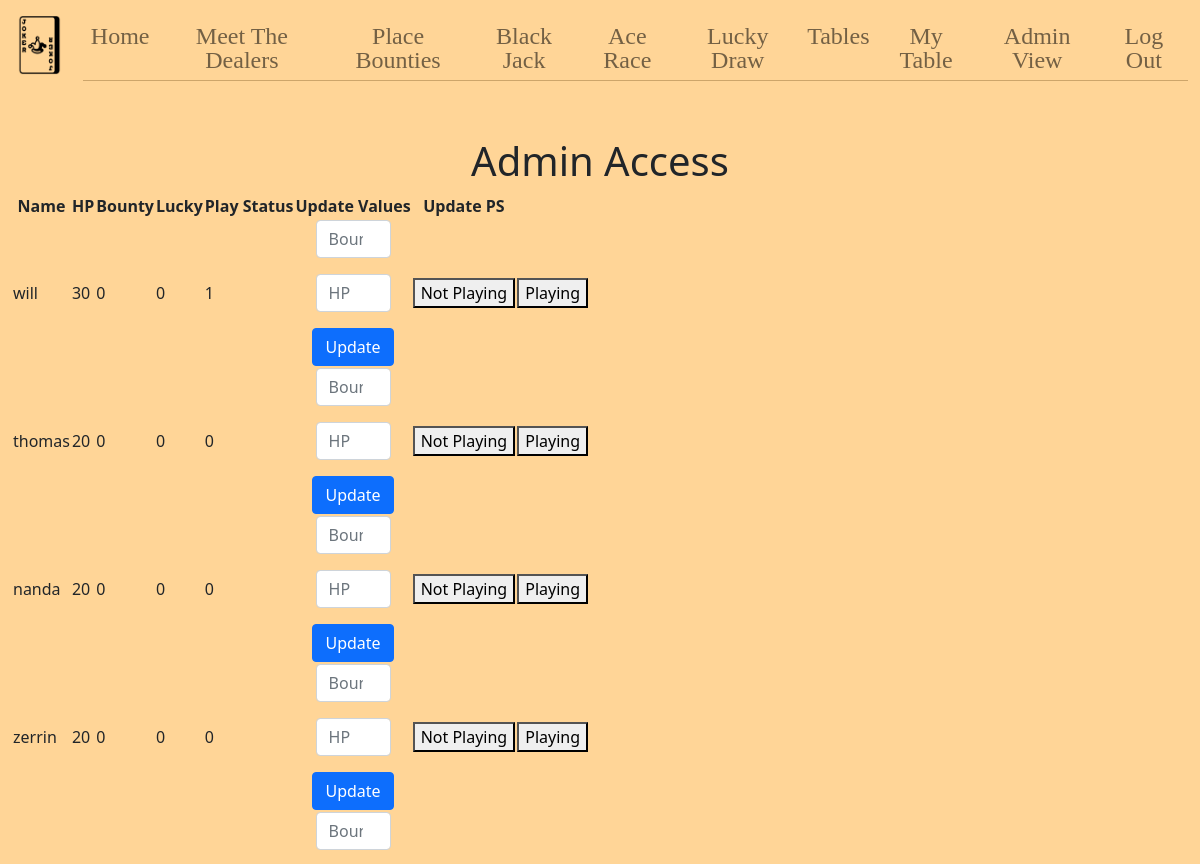
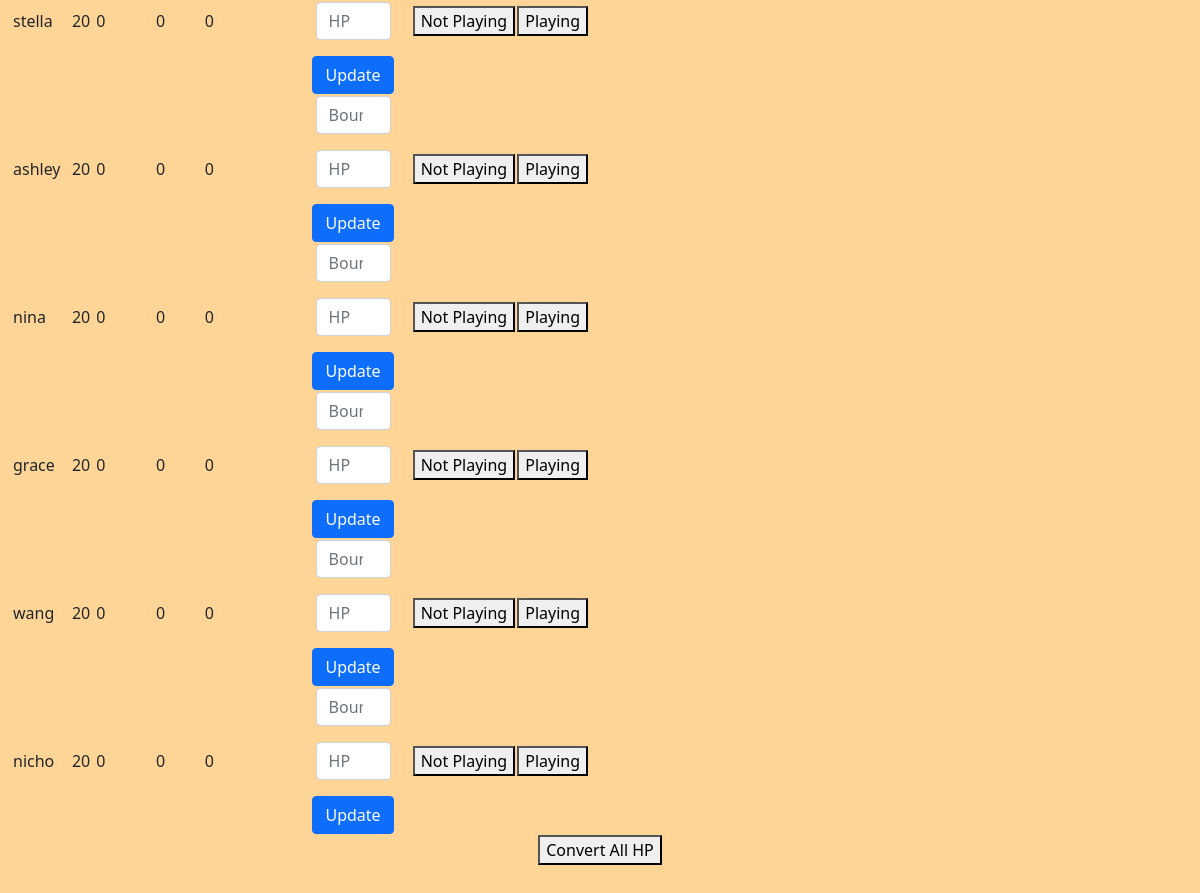
The page /admin (signed in) on the database its author committed (2 pictures, top to bottom).
### tables this page shows
CREATE TABLE users (
  id INTEGER PRIMARY KEY AUTOINCREMENT,
  name TEXT NOT NULL,
  hash TEXT NOT NULL,
  email TEXT,
  hp INTEGER DEFAULT 20 NOT NULL,
  bounty INTEGER DEFAULT 0 NOT NULL,
  lucky INTEGER DEFAULT 0 NOT NULL,
  playing INTEGER DEFAULT 0 NOT NULL,
  dealing INTEGER DEFAULT 0 NOT NULL,
  permission INTEGER DEFAULT 0 NOT NULL,
  poker INTEGER DEFAULT 0 NOT NULL,
  tableid INTEGER DEFAULT 0 NOT NULL
);

### app.py (the view)
@app.route("/admin", methods=["GET", "POST"])
@login_required
def admin():
    if request.method == "POST":
        bounty = request.form.get("bounty")
        hp = request.form.get("hp")
        updateid = request.form.get("updateid")
        id = request.form.get("id")
        idplay = request.form.get("idplay")
        convert = request.form.get("convert")
        if bounty:
            db.execute("UPDATE users SET bounty = ? WHERE id = ?", bounty, updateid)
        if hp:
            db.execute("UPDATE users SET hp = ? WHERE id = ?", hp, updateid)
        if id:
            db.execute("UPDATE users SET playing = 0 WHERE id = ?", id)
        if idplay:
            db.execute("UPDATE users SET playing = 1, hp = hp + 10 WHERE id = ?", idplay)
        if convert:
            users = db.execute("SELECT * FROM users")
            for user in users:
                bountyhp = user["bounty"] * 10
                db.execute("UPDATE users SET  hp = hp + ?, bounty = bounty - ? WHERE id = ?", bountyhp, user["bounty"], user["id"])
                db.execute("UPDATE users SET lucky = lucky + ?, hp = hp - ? WHERE id = ?", user["hp"], user["hp"], user["id"])
        persons = db.execute("SELECT * FROM users")
        return render_template("admin.html", persons=persons)
    else:
        persons = db.execute("SELECT * FROM users")
        return render_template("admin.html", persons=persons)

### app.py (called while the page is built)
@app.after_request
def after_request(response):
    response.headers["Cache-Control"] = "no-cache, no-store, must-revalidate"
    response.headers["Expires"] = 0
    response.headers["Pragma"] = "no-cache"
    return response

### helpers.py (called while the page is built)
def login_required(f):
    @wraps(f)
    def decorated_function(*args, **kwargs):
        if session.get("user_id") is None:
            return redirect("/login")
        return f(*args, **kwargs)
    return decorated_function

### templates/admin.html (shortened to what this page needs)
{% extends "layout.html" %}
{% block main %}
    {% if session["admin"] == 1 %}
    <h1>Admin Access</h1>
    <table>
        <thead>
            <tr>
                <th>Name</th>
                <th>HP</th>
                <th>Bounty</th>
                <th>Lucky</th>
                <th>Play Status</th>
                <th>Update Values</th>
                <th>Update PS</th>
            </tr>
        </thead>
        <tbody>
        {% for person in persons %}
            <tr class="">
                <td class="text-start">{{ person["name"] }}</td>
                <td class="text-start">{{ person["hp"] }}</td>
                <td class="text-start">{{ person["bounty"] }}</td>
                <td class="text-start">{{ person["lucky"] }}</td>
                <td class="text-start">{{ person["playing"] }}</td>
                <td>
                    <form action="/admin" method="post">
                        <div class="mb-3">
                            <input autocomplete="off" autofocus class="form-control mx-auto w-auto" id="bounty" name="bounty" placeholder="Bounty" type="number" min="0">
                        </div>
                        <div class="mb-3">
                            <input autocomplete="off" autofocus class="form-control mx-auto w-auto" id="hp" name="hp" placeholder="HP" type="number" min="0">
                        </div>
                        <button class="btn btn-primary" type="submit">Update</button>
                    </form>
                </td>
                <td>
                    <form action="/admin" method="post">
                        <button type="submit">Not Playing</button>
                    </form>
                </td>
                <td>
                    <form action="/admin" method="post">
                        <button type="submit">Playing</button>
                    </form>
                </td>
            </tr>
        {% endfor %}
        </tbody>
    </table>
        {% if session["user_id"] == 1 or session["user_id"] == 2 %}
        <form action="/admin" method="post">
            <button type="submit">Convert All HP</button>
        </form>
        {% endif %}
    {% else %}
    <div>
        You can't access this page you smooth-brained neanderthal
    </div>
    {% endif %}
{% endblock %}

### static/styles.css (style rules this page uses)
body { background-color: #FFD597; }
.w-auto { width: 75px!important; }

### rows shown on the page
users: name "will", hp "30", bounty "0", lucky "0", playing "1"
users: name "thomas", hp "20", bounty "0", lucky "0", playing "0"
users: name "nanda", hp "20", bounty "0", lucky "0", playing "0"
users: name "zerrin", hp "20", bounty "0", lucky "0", playing "0"
users: name "stella", hp "20", bounty "0", lucky "0", playing "0"
users: name "ashley", hp "20", bounty "0", lucky "0", playing "0"
users: name "nina", hp "20", bounty "0", lucky "0", playing "0"
users: name "grace", hp "20", bounty "0", lucky "0", playing "0"
users: name "wang", hp "20", bounty "0", lucky "0", playing "0"
users: name "nicho", hp "20", bounty "0", lucky "0", playing "0"
